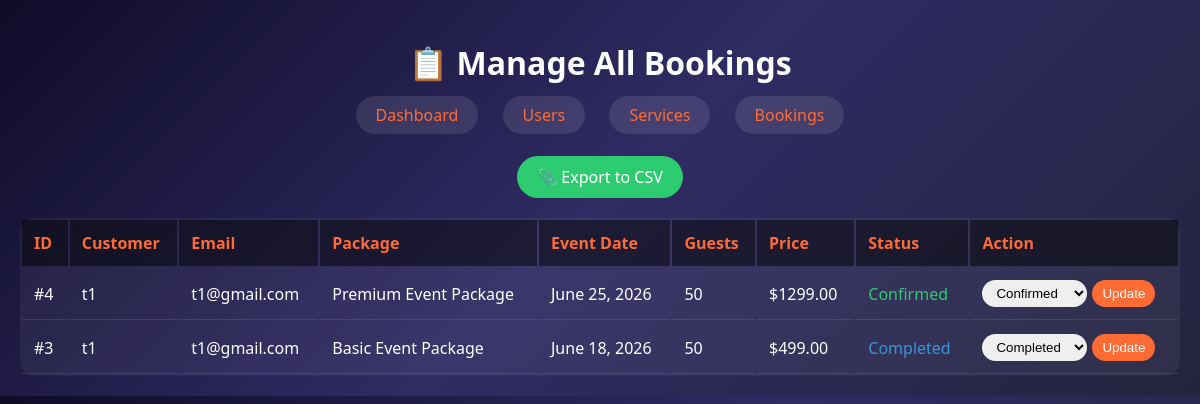
Screenshot of /myadmin/bookings/ (signed in) with the database file from the repository.
### myapp/models.py (models this page shows, shortened)
class Booking(models.Model):
    STATUS_CHOICES = [
        ('pending', 'Pending'),
        ('confirmed', 'Confirmed'),
        ('cancelled', 'Cancelled'),
        ('completed', 'Completed'),
    ]
    user = models.ForeignKey(User, on_delete=models.CASCADE)
    package = models.ForeignKey(Product, on_delete=models.CASCADE)
    event_date = models.DateField()
    guest_count = models.IntegerField(default=50)
    special_requests = models.TextField(blank=True)
    booking_date = models.DateTimeField(auto_now_add=True)
    status = models.CharField(max_length=20, choices=STATUS_CHOICES, default='pending')

class User(models.Model):
    user_email = models.EmailField(max_length=254)
    user_name = models.CharField(max_length=100)
    user_phone = models.CharField(max_length=20)
    user_password = models.CharField(max_length=100)

class Product(models.Model):
    product_name = models.CharField(max_length=200)
    product_price = models.DecimalField(max_digits=10, decimal_places=2)
    product_description = models.TextField(blank=True)
    created_at = models.DateTimeField(auto_now_add=True)

### myadmin/views.py (the view)
# urls.py: path('bookings/', views.manage_bookings, name='manage_bookings'),
def manage_bookings(request):
    if not request.session.get('is_admin'):
        return redirect('admin_login')
    bookings = Booking.objects.all().order_by('-booking_date')
    return render(request, 'manage_bookings.html', {'bookings': bookings})

### templates/manage_bookings.html (shortened to what this page needs)
<!DOCTYPE html>
<html>
<head>
</head>
<body>
    <h1>📋 Manage All Bookings</h1>
    <div class="nav-links">
        <a href="{% url 'admin_dashboard' %}">Dashboard</a>
        <a href="{% url 'admin_panel' %}">Users</a>
        <a href="{% url 'product_list' %}">Services</a>
        <a href="{% url 'manage_bookings' %}">Bookings</a>
    </div>
    <div style="text-align: center;">
        <a href="{% url 'export_bookings_csv' %}" class="export-btn">📎 Export to CSV</a>
    </div>
    <table>
        <thead>
            <tr>
                <th>ID</th>
                <th>Customer</th>
                <th>Email</th>
                <th>Package</th>
                <th>Event Date</th>
                <th>Guests</th>
                <th>Price</th>
                <th>Status</th>
                <th>Action</th>
            </tr>
        </thead>
        <tbody>
            {% for booking in bookings %}
            <tr>
                <td>#{{ booking.id }}</td>
                <td>{{ booking.user.user_name }}</td>
                <td>{{ booking.user.user_email }}</td>
                <td>{{ booking.package.product_name }}</td>
                <td>{{ booking.event_date }}</td>
                <td>{{ booking.guest_count }}</td>
                <td>${{ booking.package.product_price }}</td>
                <td class="status-{{ booking.status }}">{{ booking.status|title }}</td>
                <td>
                    <form method="POST" action="{% url 'update_booking_status' booking.id %}" style="display: flex; gap: 5px;">
                        <select name="status">
                            <option value="confirmed" {% if booking.status == 'confirmed' %}selected{% endif %}>Confirmed</option>
                            <option value="completed" {% if booking.status == 'completed' %}selected{% endif %}>Completed</option>
                        </select>
                        <button type="submit">Update</button>
                    </form>
                </td>
            </tr>
            {% empty %}
            <tr><td colspan="9">No bookings yet</td></tr>
            {% endfor %}
        </tbody>
    </table>
</body>
</html>

### templates/manage_bookings.html (style rules this page uses)
body { background: linear-gradient(135deg, #0f0c29 0%, #302b63 50%, #24243e 100%); font-family: 'Poppins', 'Segoe UI', sans-serif; margin: 0; padding: 20px; }
h1 { text-align: center; color: white; margin-bottom: 20px; }
.nav-links { text-align: center; margin-bottom: 30px; }
.nav-links a { color: #FF6B35; text-decoration: none; margin: 0 10px; padding: 8px 20px; background: rgba(255,255,255,0.1); border-radius: 30px; }
.export-btn { display: inline-block; background: #2ecc71; color: white; padding: 10px 20px; border-radius: 30px; text-decoration: none; margin-bottom: 20px; }
table { width: 100%; background: rgba(255,255,255,0.05); border-radius: 15px; overflow: auto; }
th, td { padding: 12px; text-align: left; color: white; }
th { background: rgba(0,0,0,0.5); color: #FF6B35; }
td { border-bottom: 1px solid rgba(255,255,255,0.1); }
select, button { padding: 5px 10px; border-radius: 20px; border: none; cursor: pointer; }
.status-confirmed { color: #2ecc71; }
.status-completed { color: #3498db; }
button { background: #FF6B35; color: white; }

### rows the page displays
Booking: id "4", user.user_name "t1", user.user_email "t1@gmail.com", package.product_name "Premium Event Package", event_date "June 25, 2026", guest_count "50", package.product_price "1299.00", status "Confirmed"
Booking: id "3", user.user_name "t1", user.user_email "t1@gmail.com", package.product_name "Basic Event Package", event_date "June 18, 2026", guest_count "50", package.product_price "499.00", status "Completed"
